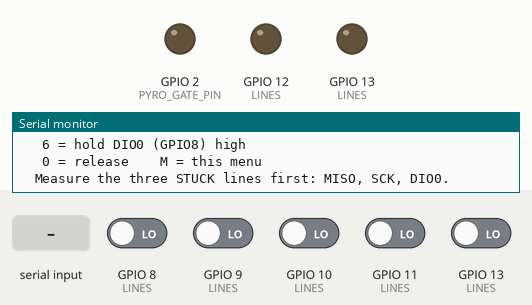
Simulated run of this sketch. Board: ESP32. On the bench: output pins drawn as LEDs (lit = HIGH), the last lines printed to the serial monitor. The test bench sets the inputs (shaded band); at power-on: GPIO 8 (LINES), GPIO 9 (LINES), GPIO 10 (LINES), GPIO 11 (LINES), GPIO 13 (LINES) LOW.

Above: at 2.8 s.
2.9 s: "1\n" received over Serial
At 3.9 s:
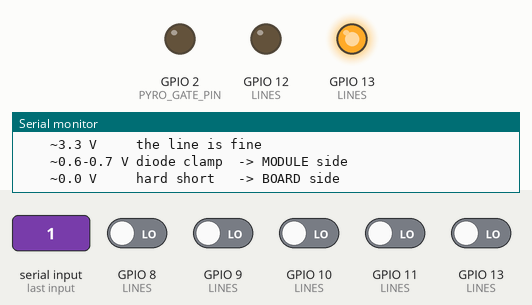
4.4 s: "2\n" received over Serial
At 5.1 s:
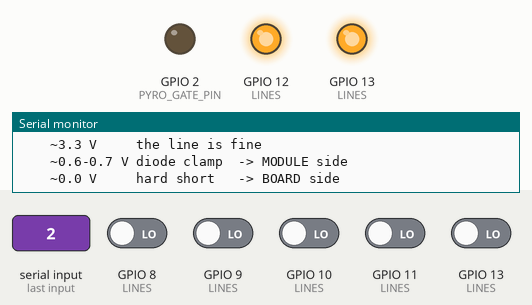
Timing chart, 0 to 7.4 s (numbered marks = the images above; inputs shaded):
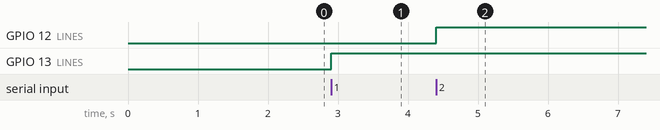

The sketch:

PinForce.ino
```cpp
// =====================================================
// PinForce - the "unplug the wire" test, in software
//
// Everything is soldered, so the wire cannot be lifted.
// Instead, ask the S3 to DRIVE each line and read back
// what the pad actually settled at.
//
// A passive pull test (which TX_Doctor already does)
// uses the ~45 kOhm internal pull. Anything can win
// against 45 kOhm. Driving the pin puts ~40 mA behind
// it: if the pad STILL reads the wrong way, something
// is holding it hard, and that is either a dead S3 pad
// or a real short - not a module that merely fails to
// answer.
//
// Run this on BOTH boards and diff the two tables. The
// working board is the control; any line that differs
// is the fault. That comparison is the whole point -
// a single board's numbers mean much less on their own.
//
// RST and NSS are included. TX_Doctor's line-state
// report covers MISO/SCK/MOSI/DIO0 only, and a RST held
// low parks the SX1278 in reset forever: powered, wired,
// and silent, with REG_VERSION reading 0x00.
// =====================================================

// The pyro gate. This sketch has no business firing
// anything, but it runs on a board that CAN - and a
// gate left floating is the same hazard whether the
// firmware meant to arm it or not. The flight build
// drives this low before Serial even starts, and
// TX_Doctor prints that it did. This does both.
#define PYRO_GATE_PIN 2

struct Line { const char *name; int pin; };

static const Line LINES[] = {
  { "MISO", 13 },
  { "SCK ", 12 },
  { "MOSI", 11 },
  { "NSS ", 10 },
  { "RST ",  9 },
  { "DIO0",  8 },
};
static const int N = sizeof(LINES) / sizeof(LINES[0]);

// Passive: what does the line do against the internal pull?
static const char *pullState(int pin) {
  pinMode(pin, INPUT_PULLUP);   delayMicroseconds(500);
  int up = digitalRead(pin);
  pinMode(pin, INPUT_PULLDOWN); delayMicroseconds(500);
  int down = digitalRead(pin);
  pinMode(pin, INPUT);

  if ( up && !down) return "floating";
  if (!up && !down) return "HELD LOW";
  if ( up &&  down) return "HELD HIGH";
  return "inverted?";
}

// Active: drive the pad and read what it actually reached.
// Kept to a few hundred microseconds - if the far end is
// driving the other way, this is a fight, and a short one
// is survivable where a continuous one is not.
static bool driveTo(int pin, int level) {
  pinMode(pin, OUTPUT);
  digitalWrite(pin, level);
  delayMicroseconds(200);
  int got = digitalRead(pin);     // reads the pad, not the latch
  pinMode(pin, INPUT);            // release immediately
  delayMicroseconds(200);
  return got == level;
}

void setup() {
  // ---------------------------------------------------
  // NOTHING GOES ABOVE THIS LINE - same rule as
  // MRCC_FlightComputer_A.ino. Serial takes 1.5 s to come
  // up and the gate floats the whole time otherwise.
  // ---------------------------------------------------
  pinMode(PYRO_GATE_PIN, OUTPUT);
  digitalWrite(PYRO_GATE_PIN, LOW);

  Serial.begin(115200);
  delay(1500);

  Serial.println();
  Serial.println("=========================================");
  Serial.println(" PinForce - drive test on the LoRa lines");
  Serial.printf ( " Chip: %s rev%d\n", ESP.getChipModel(), ESP.getChipRevision());
  Serial.println("=========================================");
  Serial.println(" PYRO GATE HELD LOW. No fire path here.");
  Serial.println("=========================================");
  Serial.println();
  Serial.println("  line  gpio  passive      drive HIGH  drive LOW");
  Serial.println("  ----  ----  -----------  ----------  ---------");

  for (int i = 0; i < N; i++) {
    const Line &L = LINES[i];
    const char *pull = pullState(L.pin);
    bool hi = driveTo(L.pin, HIGH);
    bool lo = driveTo(L.pin, LOW);

    Serial.printf("  %s  %4d  %-11s  %-10s  %s\n",
                  L.name, L.pin, pull,
                  hi ? "reached 1" : "STUCK 0 <<",
                  lo ? "reached 0" : "STUCK 1 <<");
  }

  Serial.println();
  Serial.println("  Reading it:");
  Serial.println("   drive HIGH -> STUCK 0   the pad cannot be pulled up even");
  Serial.println("                           with ~40 mA behind it. A dead S3");
  Serial.println("                           pad, or a hard short to GND.");
  Serial.println("   drive HIGH -> reached 1 the S3 pad is alive and nothing is");
  Serial.println("                           hard-clamping. A passive HELD LOW");
  Serial.println("                           alongside this is a SOFT clamp -");
  Serial.println("                           the signature of an unpowered or");
  Serial.println("                           failed chip at the far end.");
  Serial.println();
  Serial.println("  Now run this on the WORKING board and diff the tables.");
  Serial.println("  Identical tables mean the fault is not on these six lines.");

  printHoldMenu();
}

// =====================================================
// HOLD MODE
//
// The table says a pad is STUCK 0. It cannot say WHY,
// because 200 us is not long enough to get a meter on
// it. So hold one line high indefinitely and let the
// multimeter answer the question the logic level hides:
//
//   ~0.6-0.7 V  a diode drop. Something at the far end
//               is clamping through its ESD protection,
//               which is what a chip with a broken
//               supply or ground does. MODULE side.
//
//   ~0.0 V      nothing survives. Solder bridge to GND,
//               or a dead pad on the S3. BOARD side.
//
// That one number splits the last fork in this hunt,
// and no amount of firmware can read it - the S3's own
// input stage reports both cases as "0".
// =====================================================

static int held = -1;

static void holdHigh(int idx) {
  // Release whatever was held first, so two lines are
  // never driven against each other by accident.
  if (held >= 0) {
    pinMode(LINES[held].pin, INPUT);
    held = -1;
  }

  if (idx < 0 || idx >= N) {
    Serial.println("  all lines released.");
    return;
  }

  held = idx;
  pinMode(LINES[idx].pin, OUTPUT);
  digitalWrite(LINES[idx].pin, HIGH);

  Serial.printf("  HOLDING %s (GPIO%d) HIGH.\n", LINES[idx].name, LINES[idx].pin);
  Serial.println("  Put the meter on DC volts: black on GND, red on that pad.");
  Serial.println("    ~3.3 V     the line is fine");
  Serial.println("    ~0.6-0.7 V diode clamp  -> MODULE side");
  Serial.println("    ~0.0 V     hard short   -> BOARD side");
}

static void printHoldMenu() {
  Serial.println();
  Serial.println("  --- HOLD MODE ---");
  for (int i = 0; i < N; i++) {
    Serial.printf("   %d = hold %s (GPIO%d) high\n", i + 1, LINES[i].name, LINES[i].pin);
  }
  Serial.println("   0 = release    M = this menu");
  Serial.println();
  Serial.println("  Measure the three STUCK lines first: MISO, SCK, DIO0.");
}

void loop() {
  // Re-asserted every pass, as in the flight loop. Hold
  // mode drives a pin for minutes at a time while someone
  // leans in with a meter probe; that is exactly when a
  // slipped probe must not find a live gate.
  digitalWrite(PYRO_GATE_PIN, LOW);

  if (!Serial.available()) return;

  char c = Serial.read();
  if (c == '\n' || c == '\r') return;

  if (c == 'M' || c == 'm')      printHoldMenu();
  else if (c == '0')             holdHigh(-1);
  else if (c >= '1' && c <= '6') holdHigh(c - '1');
  else                           Serial.println("  ? press M for the menu");
}
```

Measured:
- after the input at 2.9 s, GPIO 13 (LINES): LOW → HIGH at once
- after the input at 4.4 s, GPIO 12 (LINES): LOW → HIGH at once
